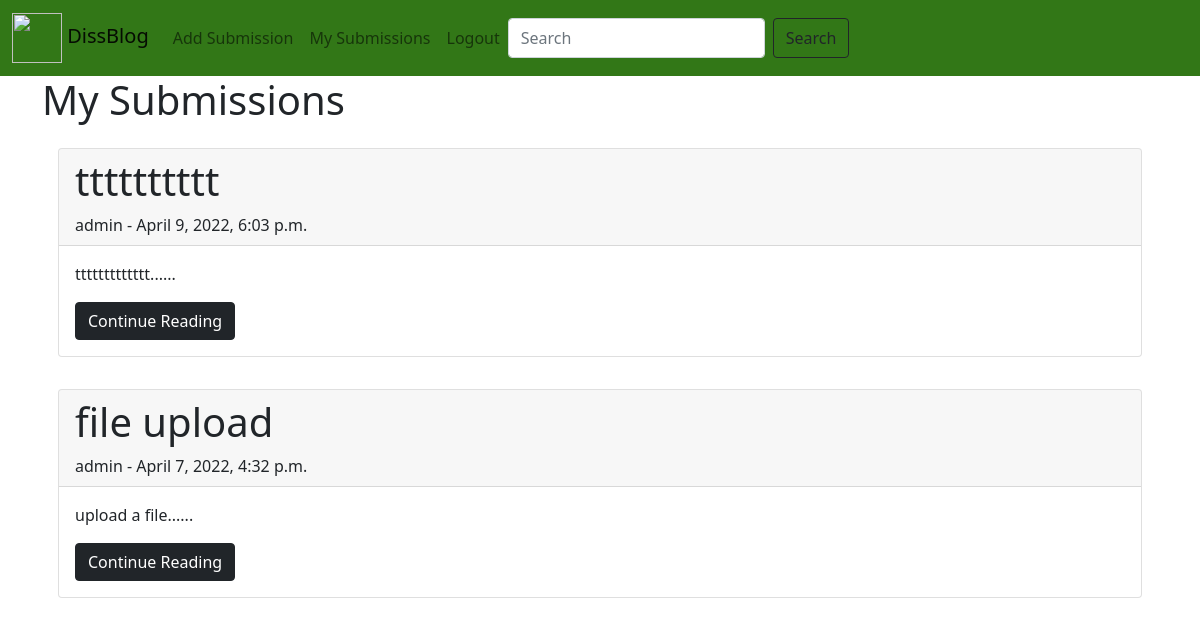
The app's page /mysubmission/ (signed in), older data.
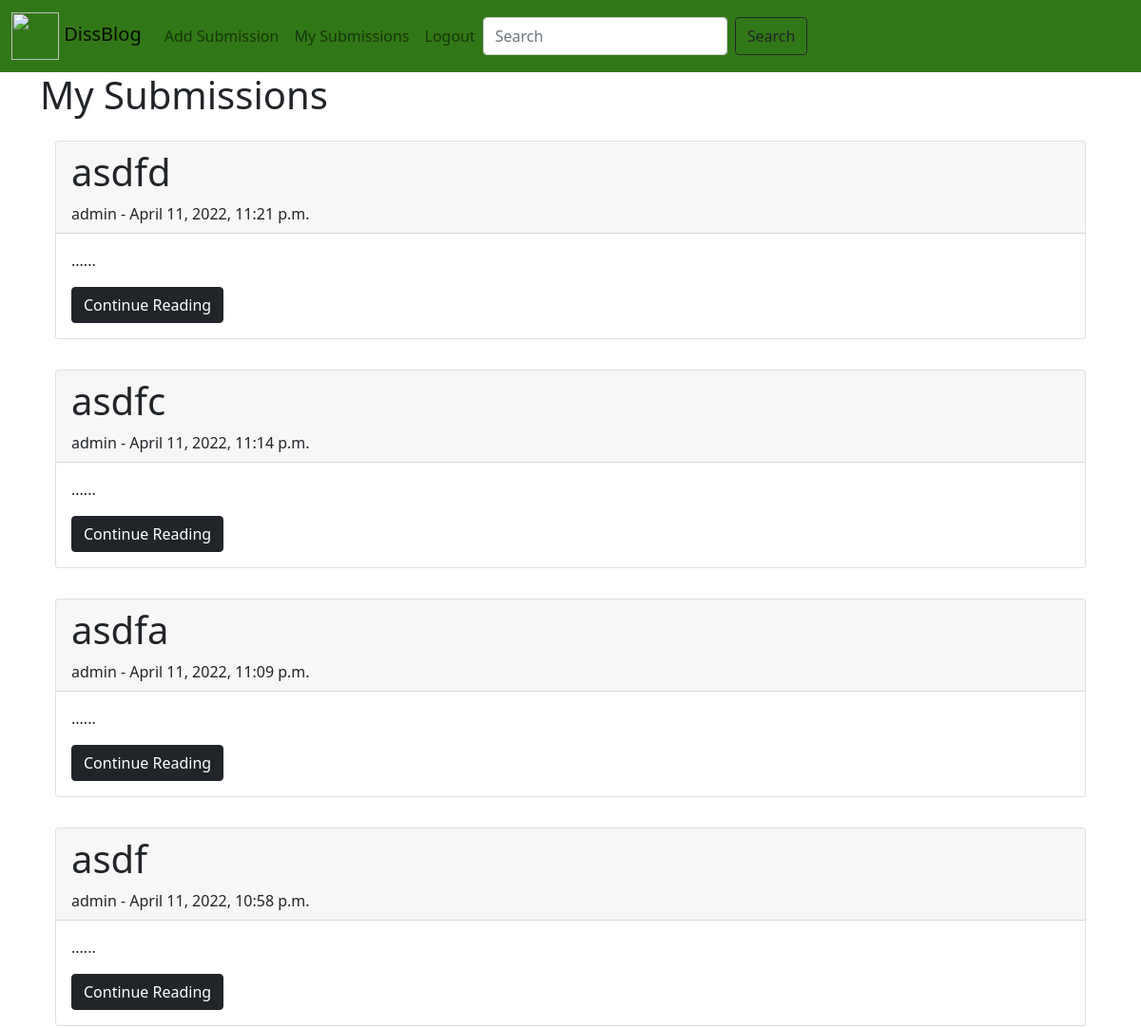
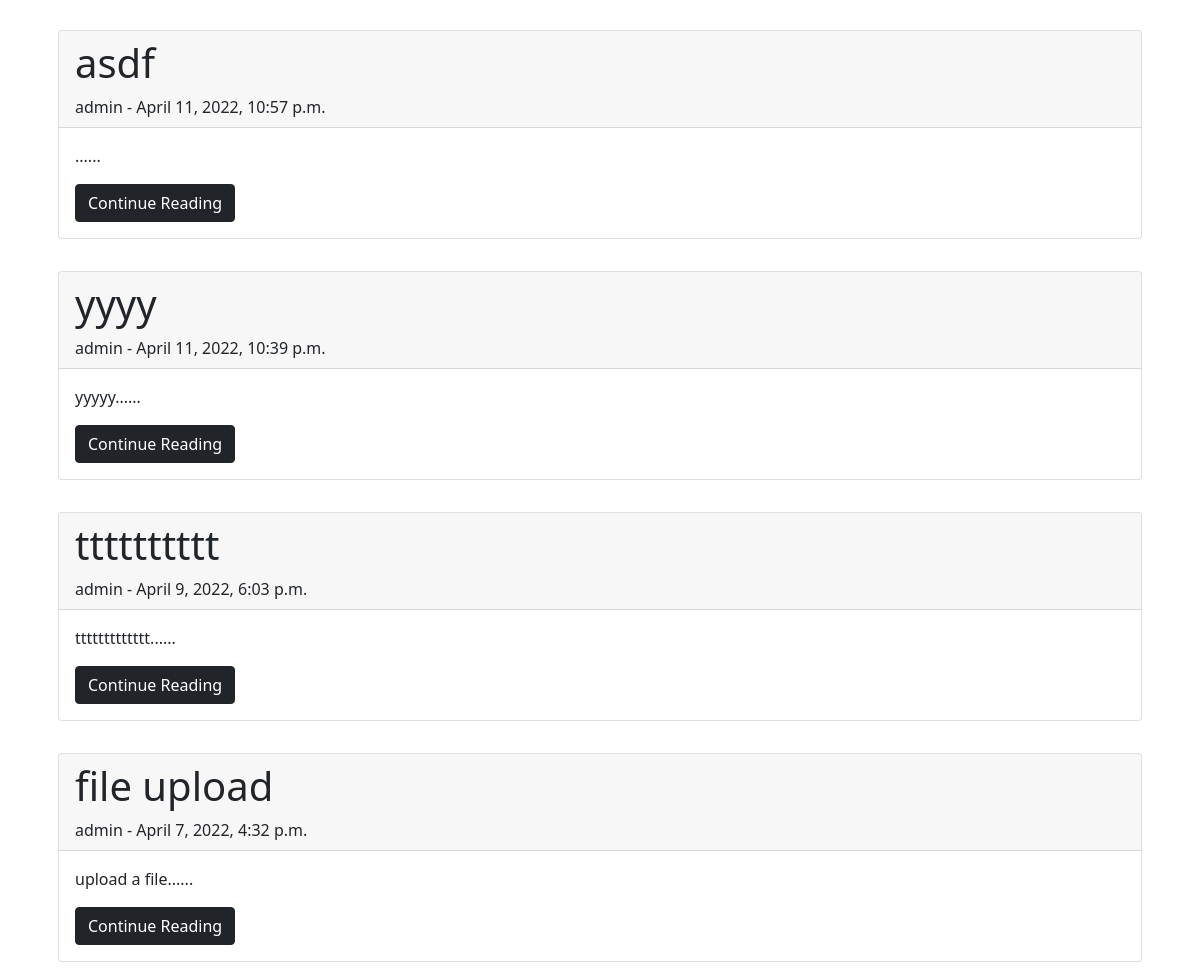
The same page, newer data (2 pictures, top to bottom).
### blogtest/models.py (models this page shows, shortened)
class Submission(models.Model):
    title = models.CharField(max_length=255)
    tag = models.ForeignKey(Course, on_delete=models.CASCADE, blank=True)
    file = models.FileField(upload_to='', blank=True)
    content = models.TextField(blank=True)
    author = models.ForeignKey(User, on_delete=models.CASCADE)
    pub_date = models.DateTimeField(auto_now_add=True)
    likes = models.ManyToManyField(User, related_name='blog_submission')

class User(AbstractUser):
    ADMIN = 1
    STUDENT = 2
    STAFF = 3
    TYPE = (
        (ADMIN, _('Administrator')),
        (STUDENT, _('Student')),
        (STAFF, _('Staff')),
    )
    type = models.PositiveSmallIntegerField(choices=TYPE, default=STUDENT)
    date_of_birth = models.DateField(_('date_of_birth'), default=timezone.now)

### blogtest/views.py (the view)
# urls.py: path('mysubmission/', views.MyPostView.as_view(), name='my_post'),
class MyPostView(LoginRequiredMixin, generic.ListView):
    model = Submission
    template_name = 'blog/my_post.html'
    ordering = ['-pub_date']
    login_url = 'login'
    redirect_field_name = 'login'

### blogtest/templates/blog/my_post.html
{% extends 'base.html' %}
{% block content %}
    <h1>My Submissions</h1>
    {% for submission in submission_list %}
        {% if user.id == submission.author.id %}
        <div style="padding:1rem;">
            <div class="card" style="width: auto;">
                <div class="card-header">
                    <h1>{{ submission.title }}</h1>
                    {{ submission.author }} - {{ submission.pub_date }}
                </div>
                <div class="card-body">
                    <p>{{ submission.content|slice:":250"|safe }}......</p>
                    <a href="{% url 'submission-detail' submission.pk %}" class="btn btn-dark">Continue Reading</a>
                </div>
            </div>
        </div>
        {% endif %}
    {% endfor %}
{% endblock %}

### blogtest/templates/base.html (shortened to what this page needs)
<!doctype html>
{% load static %}
<html lang="en">
  <head>
    <link href="https://cdn.jsdelivr.net/npm/bootstrap@5.1.3/dist/css/bootstrap.min.css" rel="stylesheet">
  </head>
  <body>
  <nav class="navbar navbar-expand-lg navbar-light" style="background-color: #327717;">
      <div class="container-fluid">
        <a class="navbar-brand" href="{% url 'home' %}">
            <img src="{% static '1200px-University_of_Exeter_arms.svg.png' %}" alt="" width="50" height="50"  class="d-inline-block align-text-mid">
            DissBlog
        </a>
        <div class="collapse navbar-collapse" id="navbarNav">
            <ul class="navbar-nav">
              {% if user.is_authenticated %}
                  <li class="nav-item">
                      <a class="nav-link" href="{% url 'submit' %}">Add Submission</a>
                  </li>
                  <li class="nav-item">
                      <a class="nav-link" href="{% url 'my_post' %}">My Submissions</a>
                  </li>
                  <li class="nav-item">
                      <a class="nav-link" href="{% url 'logout' %}">Logout</a>
                  </li>
                  <form class="d-flex" method="GET" action="{% url 'search' %}">
                      <input class="form-control me-2" type="search" placeholder="Search" aria-label="Search" name="query">
                      <button class="btn btn-outline-dark" type="submit">Search</button>
                  </form>
              {% else %}
                  <li class="nav-item">
                      <a class="nav-link" href="{% url 'login' %}">Login</a>
                  </li>
              {% endif %}
          </ul>
        </div>
      </div>
    </nav>
  <div class="container">
  {% block content %}
  {% endblock %}
  </div>
  </body>
</html>

Row changes from the older to the newer data that the page shows:
added Submission: title "asdfd", author "admin", pub_date "April 11, 2022, 11:21 p.m."
added Submission: title "asdfc", author "admin", pub_date "April 11, 2022, 11:14 p.m."
added Submission: title "asdfa", author "admin", pub_date "April 11, 2022, 11:09 p.m."
added Submission: title "asdf", author "admin", pub_date "April 11, 2022, 10:58 p.m."
added Submission: title "asdf", author "admin", pub_date "April 11, 2022, 10:57 p.m."
added Submission: title "yyyy", author "admin", pub_date "April 11, 2022, 10:39 p.m.", content "yyyyy"
